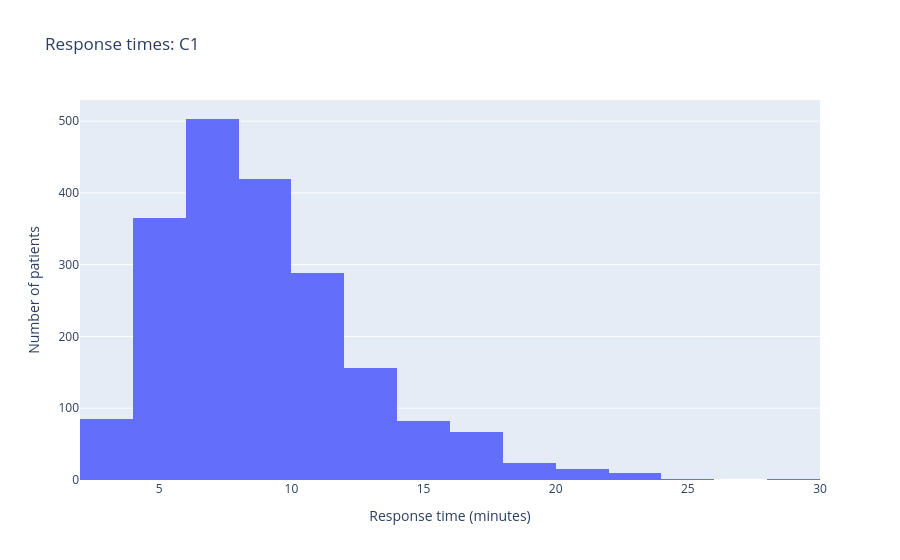
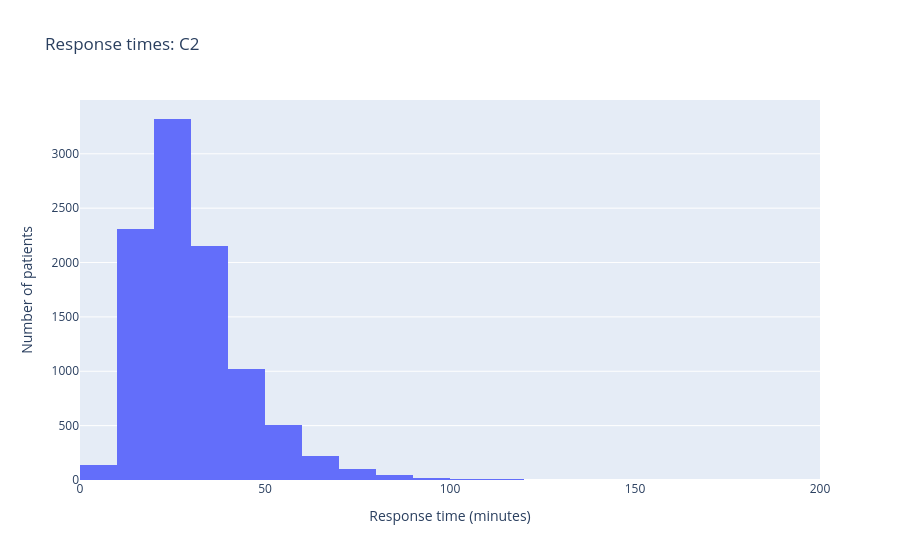
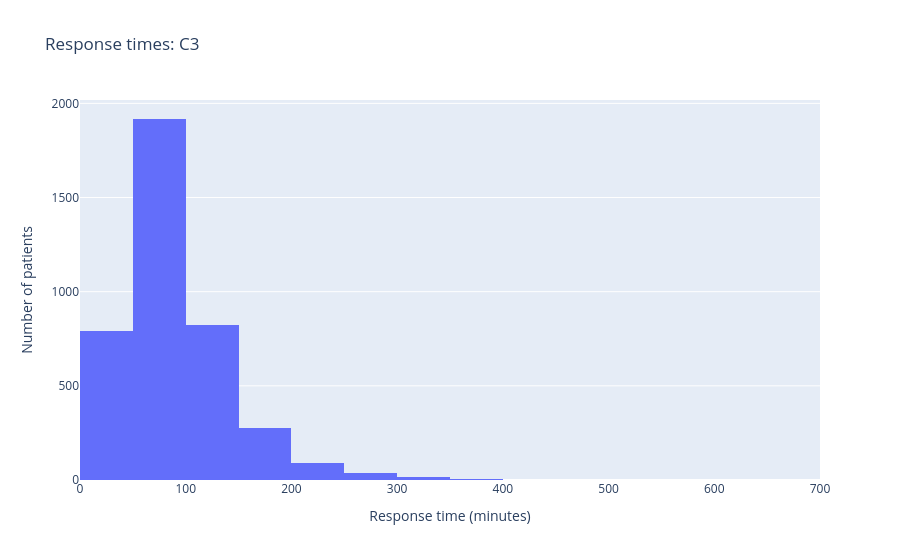
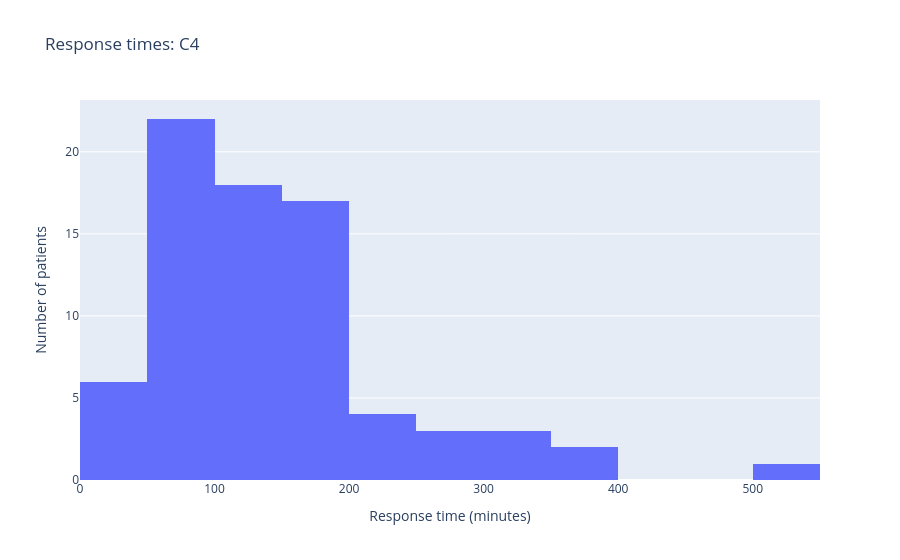

Source (notebook cell) for these figures, in order:
### Code cell
for cat in ["C1", "C2", "C3", "C4"]:
    fig = px.histogram(
        df[df["category"] == cat],
        x="response_time",
        nbins=20,
        title=f"Response times: {cat}",
        labels={"response_time": "Response time (minutes)"}
    )
    fig.update_yaxes(title_text="Number of patients")
    fig.show()

### Figure 1 — Plotly figure (JSON) as saved in the notebook; plotly's stock layout.template omitted (floating-point values rounded to 4 significant figures; data arrays with more than 128 entries replaced by an {"elided": "..."} marker saying what was removed)
{"data": [{"bingroup": "x", "hovertemplate": "Response time (minutes)=%{x}<br>count=%{y}<extra></extra>", "legendgroup": "", "marker": {"color": "#636efa", "pattern": {"shape": ""}}, "name": "", "nbinsx": 20, "orientation": "v", "showlegend": false, "type": "histogram", "x": {"elided": "2016 float values"}, "xaxis": "x", "yaxis": "y"}], "layout": {"barmode": "relative", "legend": {"tracegroupgap": 0}, "title": {"text": "Response times: C1"}, "xaxis": {"anchor": "y", "domain": [0, 1], "title": {"text": "Response time (minutes)"}}, "yaxis": {"anchor": "x", "domain": [0, 1], "title": {"text": "Number of patients"}}}}

### Figure 2 — Plotly figure (JSON) as saved in the notebook; plotly's stock layout.template omitted (floating-point values rounded to 4 significant figures; data arrays with more than 128 entries replaced by an {"elided": "..."} marker saying what was removed)
{"data": [{"bingroup": "x", "hovertemplate": "Response time (minutes)=%{x}<br>count=%{y}<extra></extra>", "legendgroup": "", "marker": {"color": "#636efa", "pattern": {"shape": ""}}, "name": "", "nbinsx": 20, "orientation": "v", "showlegend": false, "type": "histogram", "x": {"elided": "9861 float values"}, "xaxis": "x", "yaxis": "y"}], "layout": {"barmode": "relative", "legend": {"tracegroupgap": 0}, "title": {"text": "Response times: C2"}, "xaxis": {"anchor": "y", "domain": [0, 1], "title": {"text": "Response time (minutes)"}}, "yaxis": {"anchor": "x", "domain": [0, 1], "title": {"text": "Number of patients"}}}}

### Figure 3 — Plotly figure (JSON) as saved in the notebook; plotly's stock layout.template omitted (floating-point values rounded to 4 significant figures; data arrays with more than 128 entries replaced by an {"elided": "..."} marker saying what was removed)
{"data": [{"bingroup": "x", "hovertemplate": "Response time (minutes)=%{x}<br>count=%{y}<extra></extra>", "legendgroup": "", "marker": {"color": "#636efa", "pattern": {"shape": ""}}, "name": "", "nbinsx": 20, "orientation": "v", "showlegend": false, "type": "histogram", "x": {"elided": "3956 float values"}, "xaxis": "x", "yaxis": "y"}], "layout": {"barmode": "relative", "legend": {"tracegroupgap": 0}, "title": {"text": "Response times: C3"}, "xaxis": {"anchor": "y", "domain": [0, 1], "title": {"text": "Response time (minutes)"}}, "yaxis": {"anchor": "x", "domain": [0, 1], "title": {"text": "Number of patients"}}}}

### Figure 4 — Plotly figure (JSON) as saved in the notebook; plotly's stock layout.template omitted (floating-point values rounded to 4 significant figures)
{"data": [{"bingroup": "x", "hovertemplate": "Response time (minutes)=%{x}<br>count=%{y}<extra></extra>", "legendgroup": "", "marker": {"color": "#636efa", "pattern": {"shape": ""}}, "name": "", "nbinsx": 20, "orientation": "v", "showlegend": false, "type": "histogram", "x": [265.5, 154.8, 214.3, 85.41, 119.7, 51.22, 185.6, 124.4, 122.9, 123.5, 115.9, 157.7, 62.26, 101.6, 77.18, 96.93, 142.1, 136.3, 132.0, 71.87, 121.8, 91.8, 97.06, 71.42, 366.2, 72.72, 209.2, 43.74, 42.88, 164.7, 396.7, 75.73, 188.3, 155.0, 133.2, 239.7, 49.9, 150.4, 132.6, 109.6, 58.99, 128.2, 180.8, 65.88, 79.56, 201.6, 149.4, 278.5, 28.24, 151.3, 26.35, 159.5, 86.17, 189.5, 344.6, 175.2, 53.99, 56.7, 148.4, 62.25, 65.8, 345.7, 105.4, 190.5, 85.21, 83.54, 105.8, 36.38, 264.0, 67.52, 163.9, 161.8, 318.0, 192.7, 186.2, 521.1], "xaxis": "x", "yaxis": "y"}], "layout": {"barmode": "relative", "legend": {"tracegroupgap": 0}, "title": {"text": "Response times: C4"}, "xaxis": {"anchor": "y", "domain": [0, 1], "title": {"text": "Response time (minutes)"}}, "yaxis": {"anchor": "x", "domain": [0, 1], "title": {"text": "Number of patients"}}}}
